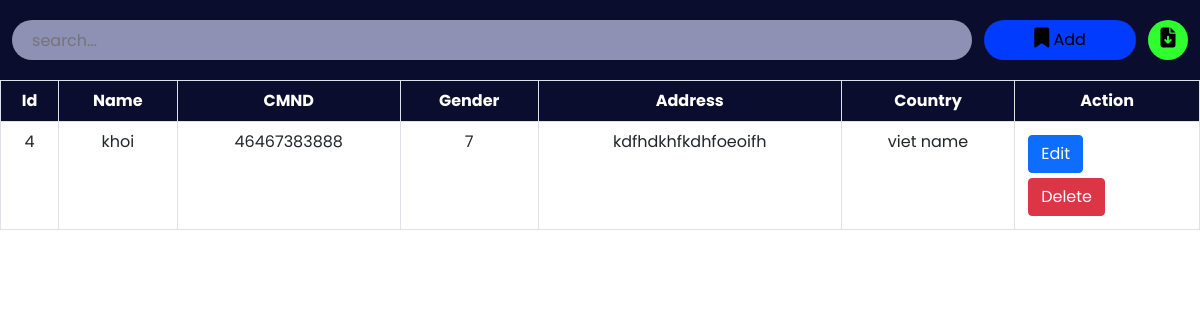
The page /admin/customer/customer.php on the database as committed earlier.
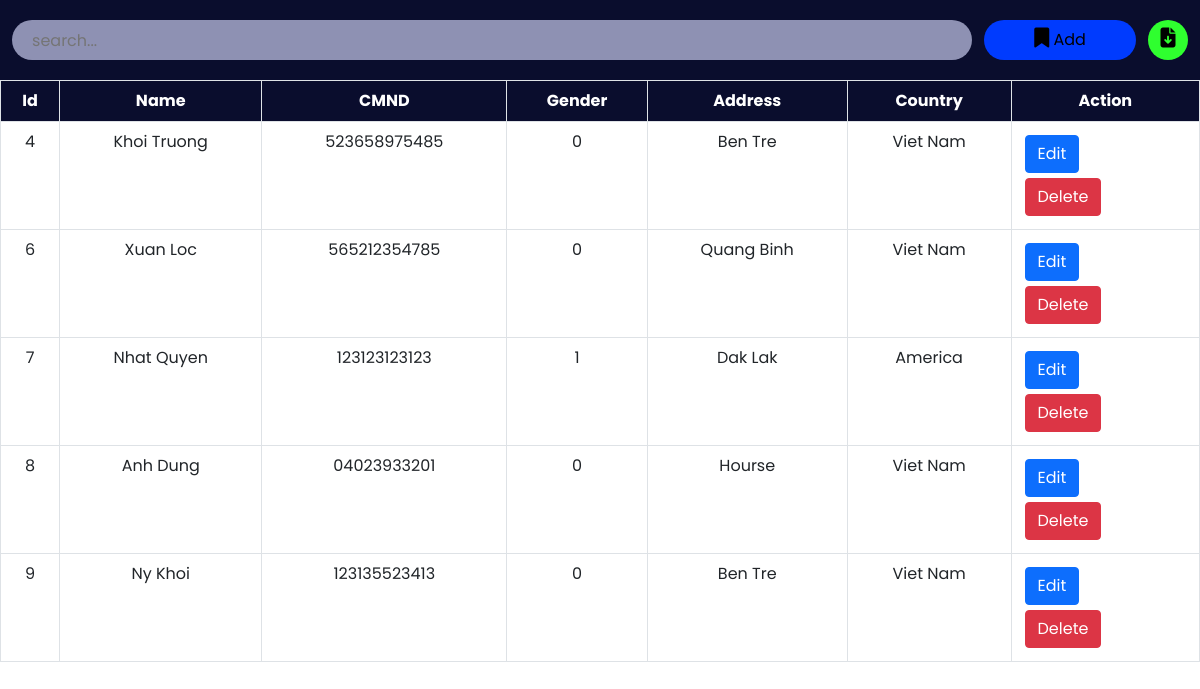
The same page on the database as committed later.
### tables this page shows
CREATE TABLE `customer` (
  `id` int(11) NOT NULL,
  `name` varchar(30) NOT NULL,
  `cmnd` char(12) NOT NULL,
  `gender` tinyint(1) NOT NULL,
  `address` varchar(255) NOT NULL,
  `country` varchar(20) NOT NULL
);

### admin/customer/customer.php (the view, shortened to what this page needs)
<?php
include '../../config.php';
?>
<!DOCTYPE html>
<html lang="en">
<head>
    <link href="https://cdn.jsdelivr.net/npm/bootstrap@5.0.2/dist/css/bootstrap.min.css" rel="stylesheet">
    <link rel="stylesheet" href="https://cdnjs.cloudflare.com/ajax/libs/font-awesome/6.2.0/css/all.min.css" />
    <link rel="stylesheet" href="./customer.css">
</head>
<body>
    <div class="searchsection">
        <input type="text" name="search_bar" id="search_bar" placeholder="search..." onkeyup="searchFun()">
        <button class="adduser" id="adduser" onclick="addcustomeropen()"><i class="fa-solid fa-bookmark"></i> Add</button>
        <form action="./exportdata.php" method="post">
            <button class="exportexcel" id="exportexcel" name="exportexcel" type="submit"><i class="fa-solid fa-file-arrow-down"></i></button>
        </form>
    </div>
    <div class="roombooktable" class="table-responsive-xl">
        <?php
            $roombooktablesql = "SELECT * FROM `customer`";
            $roombookresult = mysqli_query($conn, $roombooktablesql);
        ?>
        <table class="table table-bordered" id="table-data">
            <thead>
                <tr>
                    <th scope="col">Id</th>
                    <th scope="col">Name</th>
                    <th scope="col">CMND</th>
                    <th scope="col">Gender</th>
                    <th scope="col">Address</th>
                    <th scope="col">Country</th>
                    <th scope="col" class="action">Action</th>
                </tr>
            </thead>
            <tbody>
            <?php
            while ($res = mysqli_fetch_array($roombookresult)) {
            ?>
                <tr>
                    <td><?php echo $res['id'] ?></td>
                    <td><?php echo $res['name'] ?></td>
                    <td><?php echo $res['cmnd'] ?></td>
                    <td><?php echo $res['gender'] ?></td>
                    <td><?php echo $res['address'] ?></td>
                    <td><?php echo $res['country'] ?></td>
                    <td class="action">
                        <a href="customeredit.php?id=<?php echo $res['id'] ?>"><button class="btn btn-primary">Edit</button></a>
                        <a href="customerdelete.php?id=<?php echo $res['id'] ?>"><button class='btn btn-danger'>Delete</button></a>
                    </td>
                </tr>
            <?php
            }
            ?>
            </tbody>
        </table>
    </div>
</body>
</html>

Rows that differ between the two databases and show on the page:
changed customer id 4: name "khoi" → "Khoi Truong"; cmnd "46467383888" → "523658975485"; gender "7" → "0"; address "kdfhdkhfkdhfoeoifh" → "Ben Tre"; country "viet name" → "Viet Nam"
added customer: id "6", name "Xuan Loc", cmnd "565212354785", gender "0", address "Quang Binh", country "Viet Nam"
added customer: id "7", name "Nhat Quyen", cmnd "123123123123", gender "1", address "Dak Lak", country "America"
added customer: id "8", name "Anh Dung", cmnd "04023933201", gender "0", address "Hourse", country "Viet Nam"
added customer: id "9", name "Ny Khoi", cmnd "123135523413", gender "0", address "Ben Tre", country "Viet Nam"
